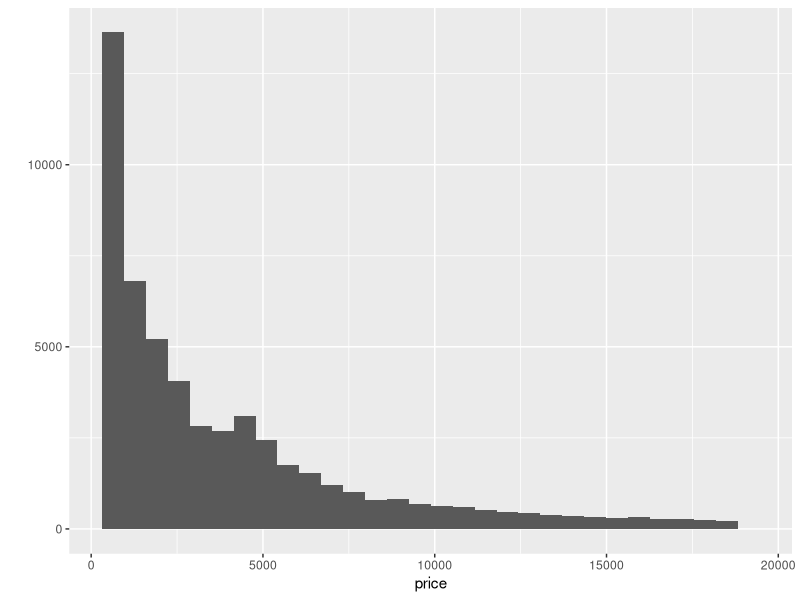
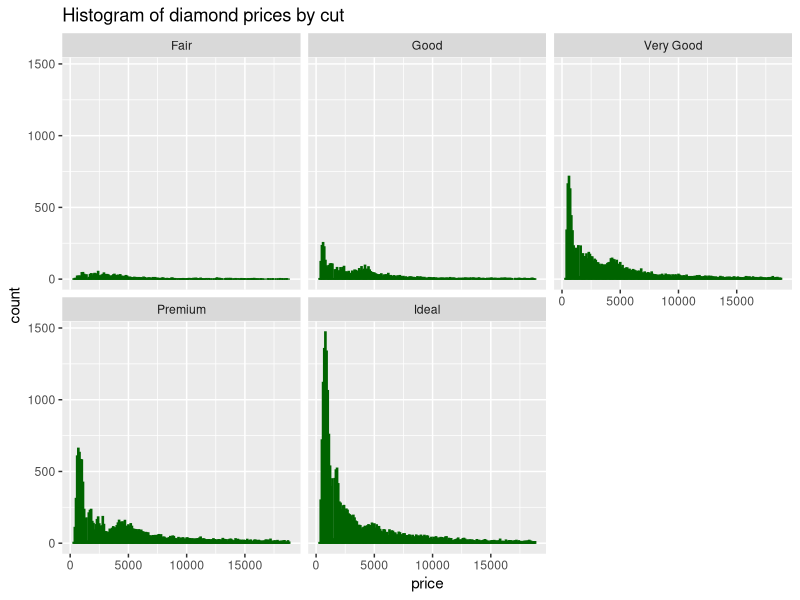
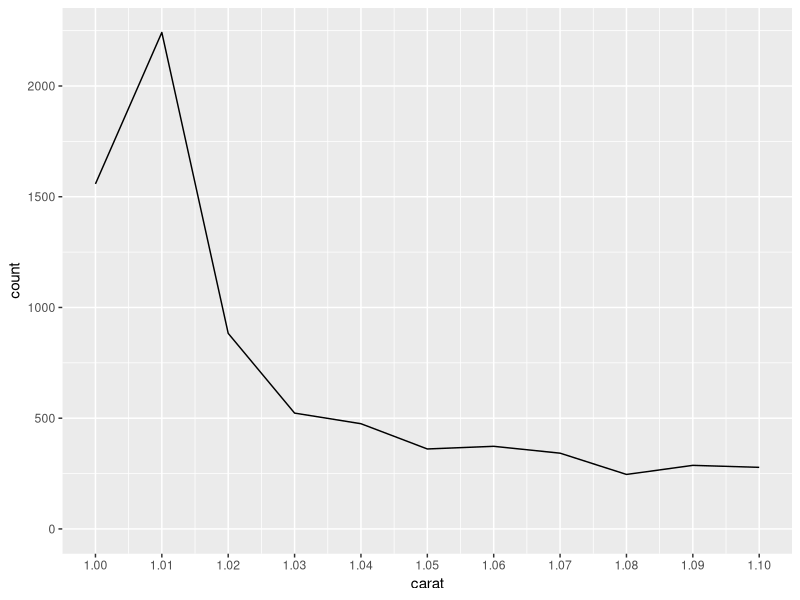
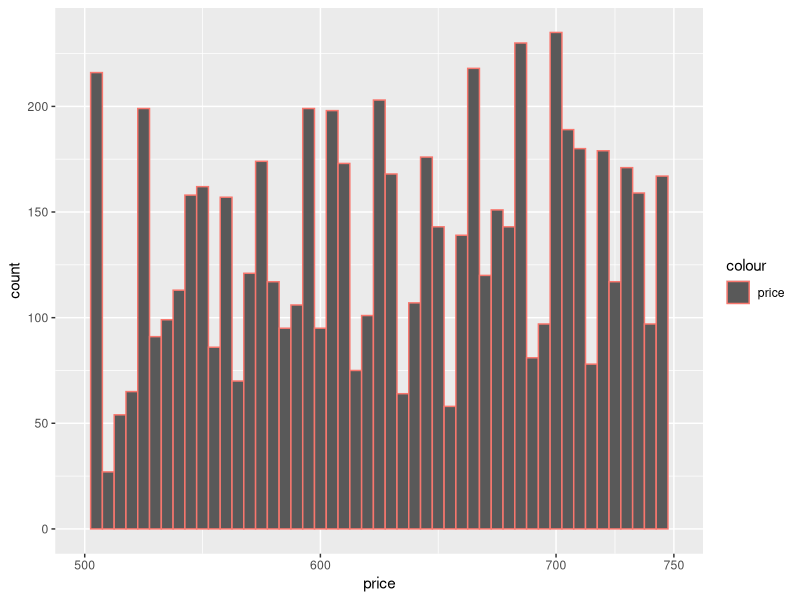
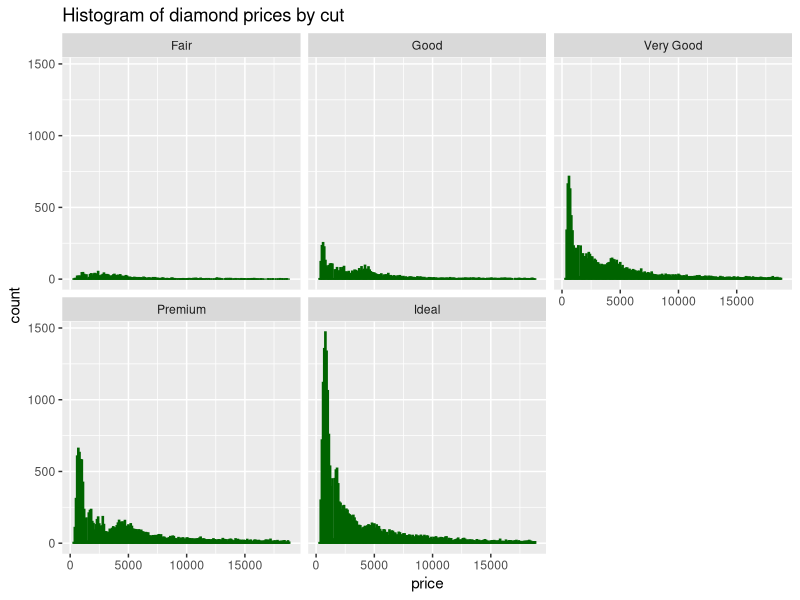
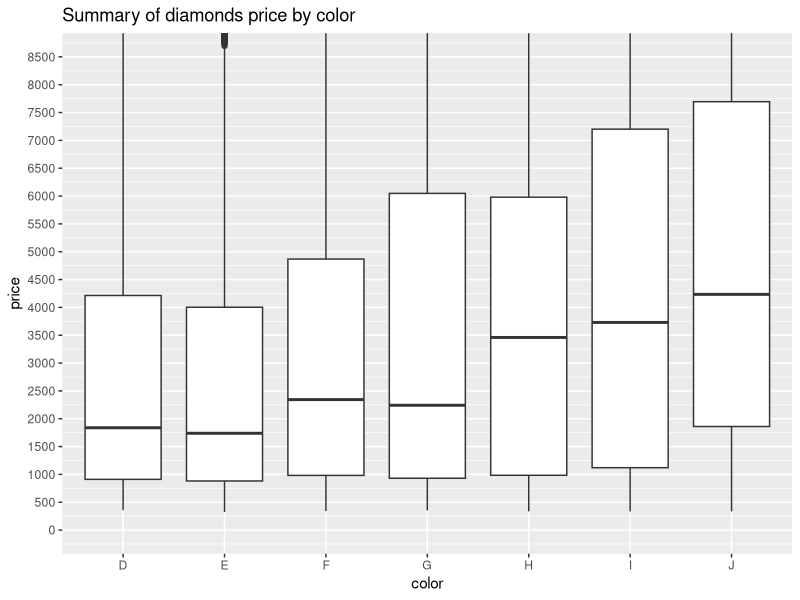
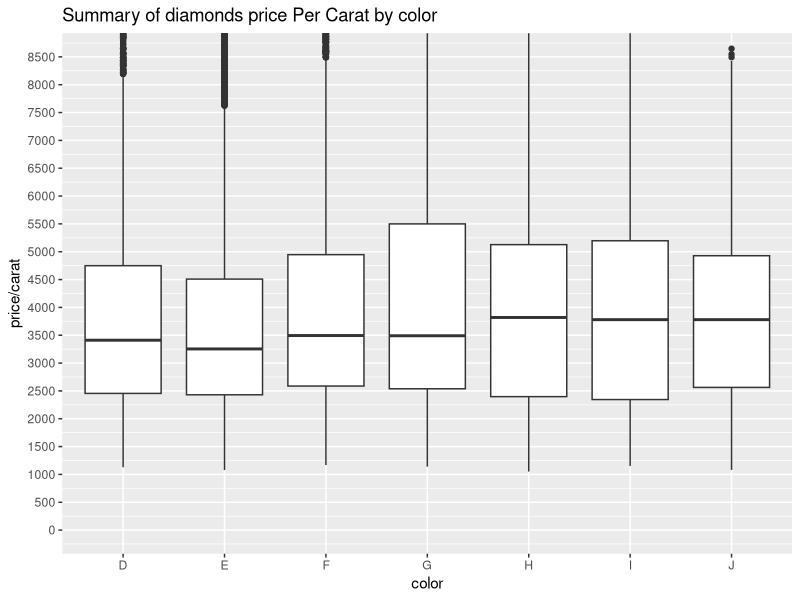

R code for these plots, in order:
library(ggplot2)
head(diamonds)

str(diamonds)

#get summary of price
summary(diamonds$price)

#plot price data 
qplot(price, data=diamonds)
mean(diamonds$price)

##############################
######Answer to P3
# The shape of the price is long tailed and skewed on one side.
# The number of diamonds are  decreasing with increasing in price. 
# The mean diamond price is 3933$ and the median price is 2401$  
##############################

##############################
######Answer to Q4
#Diamonds less than $500
nrow(subset(diamonds,price<500))

#Diamonds less than $250
nrow(subset(diamonds,price<250))

#Diamonds less than $15000
nrow(subset(diamonds,price>=15000))
##############################

#Explore the peak price point
plot <- ggplot(data = diamonds, aes(x=price, color="price")) +
  geom_histogram(binwidth=5) +
  scale_x_continuous(limits = c(500,750), breaks =c(500,600,700,750))
ggsave(plot,filename = 'PS3.png')

#break the histogram by cut
#so I have to use facet here 

plot <- ggplot(data = diamonds, aes(x=price)) +
  geom_histogram(binwidth=100, fill="blue" , colour="darkgreen") +
  facet_wrap(~ cut) + ggtitle('Histogram of diamond prices by cut')
ggsave(plot,filename='_4.png')
plot


# explore the price of diamons using boxplots, 
# numerical summaries, and one of the following categorical
# variables: cut, clarity, or color.

plot <- ggplot(data= diamonds , aes(x=color, y = price) ) + 
  geom_boxplot() +  
  scale_y_continuous(breaks = seq(0,10000,500))+
  coord_cartesian(ylim=c(0,8500))  +
  ggtitle("Summary of diamonds price by color")
ggsave(filename="colorByPrice.jpg",plot)

by(diamonds$price,diamonds$color,summary)

# Investigate the price per carat of diamonds across
# the different colors of diamonds using boxplots.

# Go to the discussions to
# share your thoughts and to discover
# what other people found.

# You can save images by using the ggsave() command.
# ggsave() will save the last plot created.
# For example...
#                  qplot(x = price, data = diamonds)
#                  ggsave('priceHistogram.png')

# ggsave currently recognises the extensions eps/ps, tex (pictex),
# pdf, jpeg, tiff, png, bmp, svg and wmf (windows only).

# Copy and paste all of the code that you used for
# your investigation, and submit it when you are ready.

# SUBMIT YOUR CODE BELOW THIS LINE
# ===================================================================


plot <- ggplot(data= diamonds , aes(x=color, y = price/carat) ) + 
  geom_boxplot() +  
  scale_y_continuous(breaks = seq(0,10000,500))+
  coord_cartesian(ylim=c(0,8500))  +
  ggtitle("Summary of diamonds price Per Carat by color")
ggsave(filename="colorByPricePerCarat.jpg",plot)

diamonds$pricePerCarat <- diamonds$price/diamonds$carat

by(diamonds$pricePerCarat,diamonds$color,summary)

#Investigate the weight of diamonds using a freqpolygon
#what carat size has a count > 2000
summary(diamonds$carat)
ggplot(data = diamonds, aes(x=carat), colour="blue" ) +
  geom_freqpoly(binwidth=0.01) + 
  scale_x_continuous(breaks=seq(1,1.10,0.01), limits=c(1,1.1))+
  scale_y_continuous(breaks=seq(0,6000,500))

 nrow(subset(diamonds,carat==0.1))

 nrow(subset(diamonds,carat==0.3))

 nrow(subset(diamonds,carat==0.8))

 nrow(subset(diamonds,carat==1.01))

 nrow(subset(diamonds,carat==1.6))

 nrow(subset(diamonds,carat==2.0))

 nrow(subset(diamonds,carat==3.0))

 nrow(subset(diamonds,carat==5.0))



# The Gapminder website contains over 500 data sets with information about
# the world's population. Your task is to download a data set of your choice
# and create 2-5 plots that make use of the techniques from Lesson 3.

# You might use a simple histogram, a boxplot split over a categorical variable,
# or a frequency polygon. The choice is yours!

# You can find a link to the Gapminder website in the Instructor Notes.

# Once you've completed your investigation, create a post in the discussions that includes:
#       1. any questions you answered, your observations, and summary statistics
#       2. snippets of code that created the plots
#       3. links to the images of your plots

# You can save images by using the ggsave() command.
# ggsave() will save the last plot created.
# For example...
#                  qplot(x = price, data = diamonds)
#                  ggsave('priceHistogram.png')

# ggsave currently recognises the extensions eps/ps, tex (pictex),
# pdf, jpeg, tiff, png, bmp, svg and wmf (windows only).

# Copy and paste all of the code that you used for
# your investigation, and submit it when you are ready.
# ====================================================================================